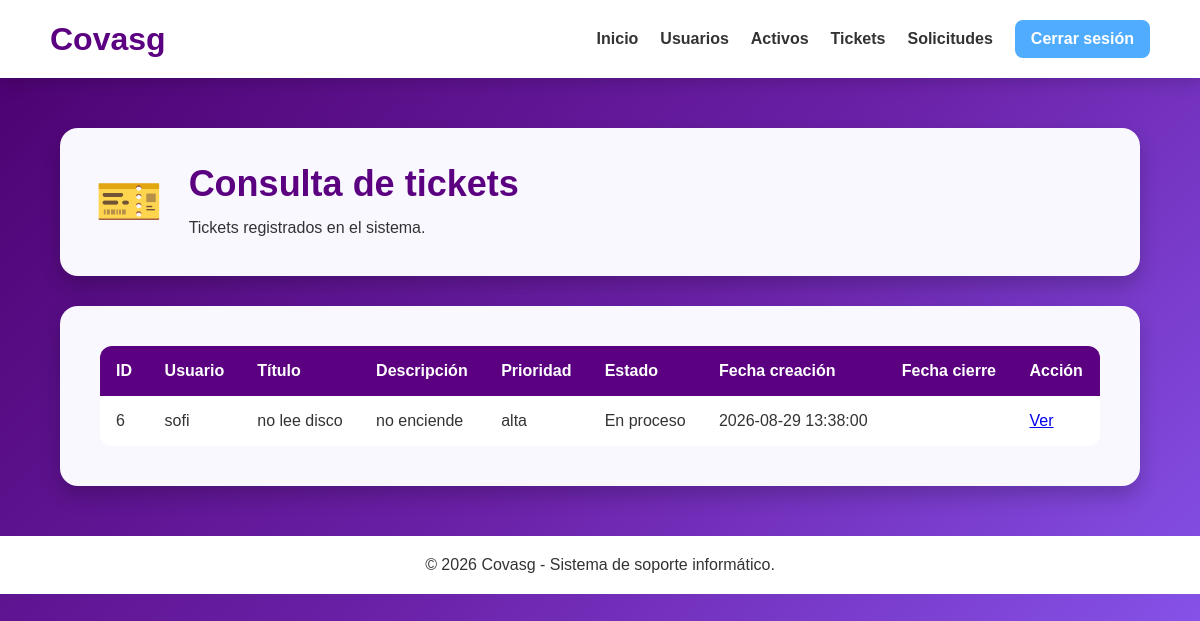
Page /administrador/tickets/consultatickets.php on the earlier database version.
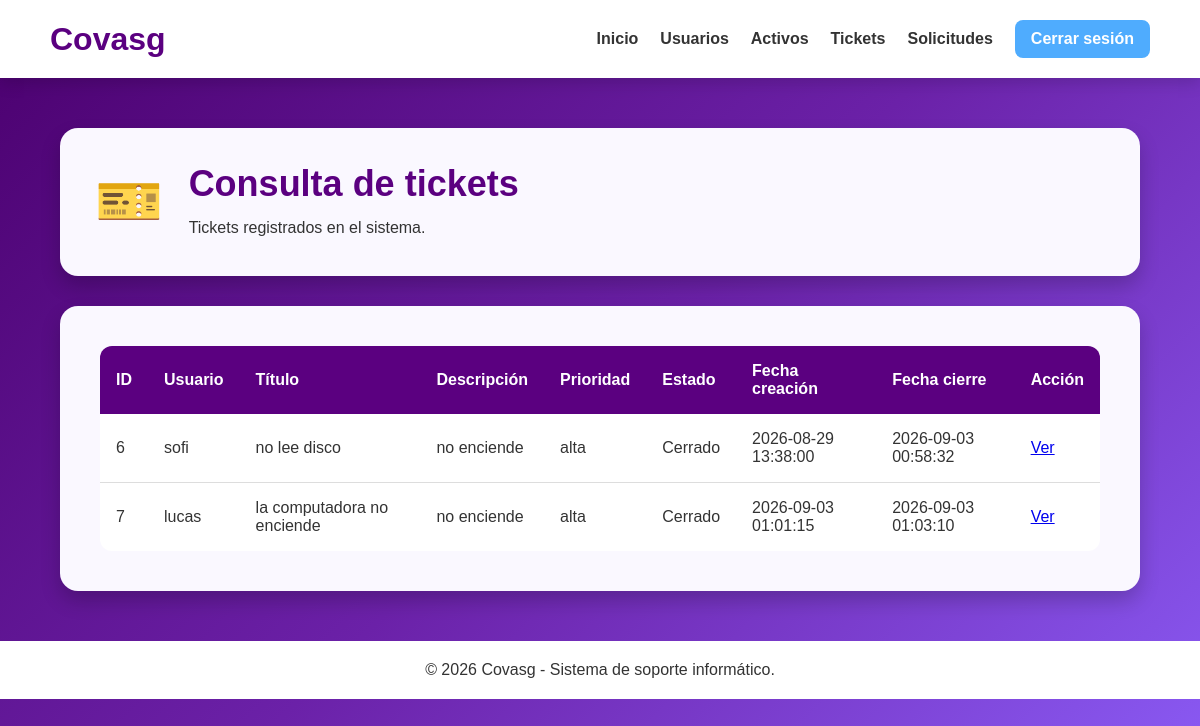
Same page on the later database version.
### tables this page shows
CREATE TABLE `ticket` (
  `id_ticket` int(11) NOT NULL AUTO_INCREMENT,
  `id_usuario` int(11) NOT NULL,
  `titulo` varchar(150) NOT NULL,
  `descripcion` text NOT NULL,
  `prioridad` varchar(20) NOT NULL,
  `estado` varchar(20) NOT NULL,
  `fecha_creacion` datetime NOT NULL DEFAULT current_timestamp(),
  `fecha_clierre` datetime DEFAULT NULL,
  PRIMARY KEY (`id_ticket`),
  KEY `fk_ticket_usuario` (`id_usuario`),
  CONSTRAINT `fk_ticket_usuario` FOREIGN KEY (`id_usuario`) REFERENCES `usuario` (`id_usuario`) ON UPDATE CASCADE
);

CREATE TABLE `usuario` (
  `id_usuario` int(11) NOT NULL AUTO_INCREMENT,
  `id_rol` int(11) NOT NULL,
  `nombre` varchar(100) NOT NULL,
  `correo` varchar(100) NOT NULL,
  `contrasenia` varchar(255) NOT NULL,
  PRIMARY KEY (`id_usuario`),
  UNIQUE KEY `correo` (`correo`),
  KEY `fk_usuario_rol` (`id_rol`),
  CONSTRAINT `fk_usuario_rol` FOREIGN KEY (`id_rol`) REFERENCES `rol` (`id_rol`) ON UPDATE CASCADE
);

### administrador/tickets/consultatickets.php (the view, shortened to what this page needs)
<?php
include("../../php/conexion.php");
$consulta = "SELECT ticket.*, usuario.nombre
             FROM ticket
             INNER JOIN usuario
             ON ticket.id_usuario = usuario.id_usuario";
$resultado = mysqli_query($conexion, $consulta);
?>
<!DOCTYPE html>
<html lang="es">
<head>
    <link rel="stylesheet" href="../css/consultausuarios.css">
</head>
<body>
<header>
    <h1>Covasg</h1>
    <nav>
        <a href="../administrador.php">Inicio</a>
        <a href="../usuarios.html">Usuarios</a>
        <a href="../activos/consultaactivos.php">Activos</a>
        <a href="consultatickets.php">Tickets</a>
        <a href="../solicitudes/consultasolicitudes.php">Solicitudes</a>
        <a href="../../php/cerrarsesion.php" class="cerrar-sesion">Cerrar sesión</a>
    </nav>
</header>
<main>
    <section class="titulo">
        <div class="icono">
            🎫
        </div>
        <div>
            <h2>Consulta de tickets</h2>
            <p>
                Tickets registrados en el sistema.
            </p>
        </div>
    </section>
    <section class="tabla-contenedor">
        <table>
            <thead>
                <tr>
                    <th>ID</th>
                    <th>Usuario</th>
                    <th>Título</th>
                    <th>Descripción</th>
                    <th>Prioridad</th>
                    <th>Estado</th>
                    <th>Fecha creación</th>
                    <th>Fecha cierre</th>
                    <th>Acción</th>
                </tr>
            </thead>
            <tbody>
                <?php
                while ($ticket = mysqli_fetch_array($resultado)) {
                ?>
                    <tr>
                        <td>
                            <?php echo $ticket["id_ticket"]; ?>
                        </td>
                        <td>
                            <?php echo $ticket["nombre"]; ?>
                        </td>
                        <td>
                            <?php echo $ticket["titulo"]; ?>
                        </td>
                        <td>
                            <?php echo $ticket["descripcion"]; ?>
                        </td>
                        <td>
                            <?php echo $ticket["prioridad"]; ?>
                        </td>
                        <td>
                            <?php echo $ticket["estado"]; ?>
                        </td>
                        <td>
                            <?php echo $ticket["fecha_creacion"]; ?>
                        </td>
                        <td>
                            <?php echo $ticket["fecha_clierre"]; ?>
                        </td>
                        <td>
                            <a href="detallestickets.php?id=<?php echo $ticket["id_ticket"]; ?>">
                                Ver
                            </a>
                        </td>
                    </tr>
                <?php
                }
                ?>
            </tbody>
        </table>
    </section>
</main>
<footer>
    <p>© 2026 Covasg - Sistema de soporte informático.</p>
</footer>
</body>
</html>

Differences in the rows shown:
changed ticket "no lee disco": estado "En proceso" → "Cerrado"; fecha_clierre (not shown) → "2026-09-03 00:58:32"
added ticket: id_ticket "7", id_usuario.nombre "lucas", titulo "la computadora no enciende", descripcion "no enciende", prioridad "alta", estado "Cerrado", fecha_creacion "2026-09-03 01:01:15", fecha_clierre "2026-09-03 01:03:10"
